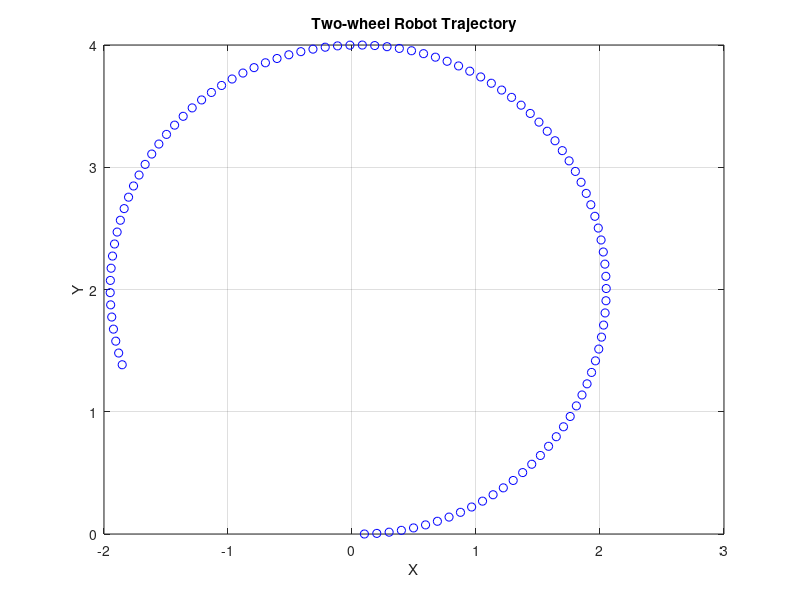

MATLAB code to generate this figure:
% 初始条件
x = 0; y = 0; theta = 0;
v = 1; % m/s
omega = 0.5; % rad/s

% 时间步长和总时间
dt = 0.1; 
total_time = 10; 

% 模拟
for t = 0:dt:total_time
    x_dot = v * cos(theta);
    y_dot = v * sin(theta);
    theta_dot = omega;

    x = x + x_dot * dt;
    y = y + y_dot * dt;
    theta = theta + theta_dot * dt;

    % 可以在此处加入 plot 命令绘制轨迹
    plot(x, y, 'bo');
    hold on;
    pause(dt);
end

xlabel('X');
ylabel('Y');
title('Two-wheel Robot Trajectory');
grid on;